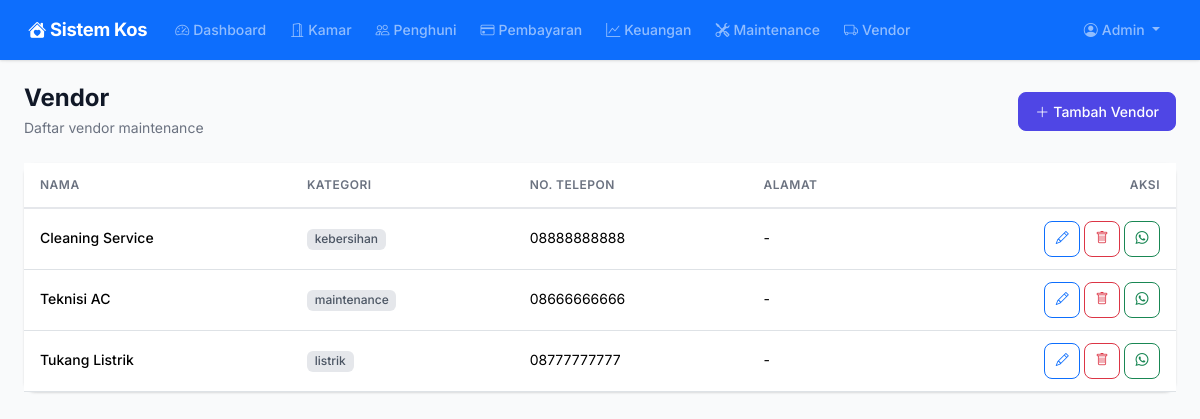
Page /maintenance/vendor (signed in) on the earlier database version.
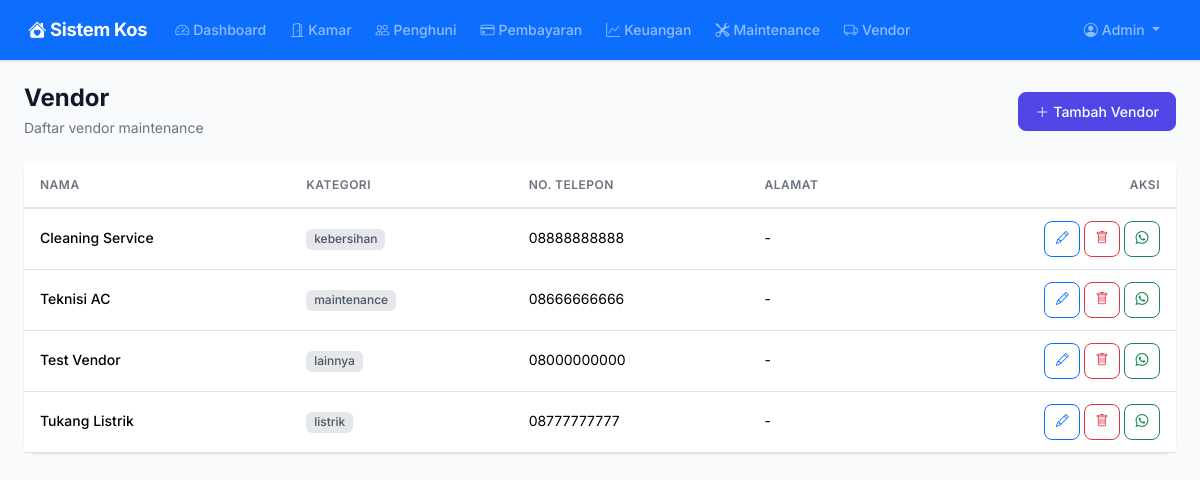
Same page on the later database version.
### models.py (models this page shows)
class Vendor(db.Model):
    __tablename__ = "vendors"
    id = db.Column(db.Integer, primary_key=True)
    nama = db.Column(db.String(150), nullable=False)
    no_telepon = db.Column(db.String(20))
    kategori = db.Column(db.String(50), default="lainnya")
    alamat = db.Column(db.Text)
    catatan = db.Column(db.Text)
    created_at = db.Column(db.DateTime, default=datetime.utcnow)
    maintenance_requests = db.relationship("MaintenanceRequest", backref="vendor", lazy="dynamic")

### routes/maintenance.py (the view)
@maintenance_bp.route("/vendor")
@login_required
def vendor_index():
    if current_user.role not in ("admin", "management"):
        flash("Akses ditolak.", "danger")
        return redirect(url_for("dashboard.index"))
    vendors = Vendor.query.order_by(Vendor.nama).all()
    return render_template("maintenance/vendor_index.html", vendors=vendors)

### app.py (called while the page is built)
def create_app():
    app = Flask(__name__)
    app.config.from_object("config.Config")
    db.init_app(app)
    login_manager.init_app(app)
    csrf.init_app(app)
    login_manager.login_view = "auth.login"
    login_manager.login_message = "Silakan login terlebih dahulu."
    from models import User
    @login_manager.user_loader
    def load_user(user_id):
        return User.query.get(int(user_id))
    @app.context_processor
    def inject_now():
        from datetime import datetime
        return {"now": datetime.now()}
    @app.context_processor
    def inject_utility():
        from datetime import date
        return {"date_today": date.today()}
    from routes import register_routes
    register_routes(app)
    with app.app_context():
        db.create_all()
    return app

### templates/maintenance/vendor_index.html (shortened to what this page needs)
{% extends "base.html" %}
{% block content %}
<div class="page-header d-flex flex-wrap justify-content-between align-items-center">
    <div>
        <h1>Vendor</h1>
        <p>Daftar vendor maintenance</p>
    </div>
    <a href="{{ url_for('maintenance.vendor_tambah') }}" class="btn btn-primary">
        <i class="bi bi-plus-lg me-1"></i>Tambah Vendor
    </a>
</div>
{% if vendors %}
<div class="card border-0">
    <div class="table-responsive">
        <table class="table table-hover">
            <thead>
                <tr>
                    <th>Nama</th>
                    <th>Kategori</th>
                    <th>No. Telepon</th>
                    <th>Alamat</th>
                    <th class="text-end">Aksi</th>
                </tr>
            </thead>
            <tbody>
                {% for v in vendors %}
                <tr>
                    <td class="fw-medium">{{ v.nama }}</td>
                    <td><span class="badge badge-secondary">{{ v.kategori }}</span></td>
                    <td>{{ v.no_telepon if v.no_telepon else '-' }}</td>
                    <td>{{ v.alamat|truncate(30) if v.alamat else '-' }}</td>
                    <td class="text-end">
                        <a href="{{ url_for('maintenance.vendor_edit', id=v.id) }}" class="btn btn-sm btn-outline-primary btn-icon" title="Edit">
                            <i class="bi bi-pencil"></i>
                        </a>
                        <form method="POST" action="{{ url_for('maintenance.vendor_hapus', id=v.id) }}" class="d-inline" onsubmit="return confirm('Yakin hapus vendor {{ v.nama }}?')">
                            <button type="submit" class="btn btn-sm btn-outline-danger btn-icon" title="Hapus">
                                <i class="bi bi-trash"></i>
                            </button>
                        </form>
                        {% if v.no_telepon %}
                        <a href="{{ url_for('maintenance.vendor_wa', id=v.id) }}" class="btn btn-sm btn-outline-success btn-icon" title="Hubungi WA" target="_blank">
                            <i class="bi bi-whatsapp"></i>
                        </a>
                        {% endif %}
                    </td>
                </tr>
                {% endfor %}
            </tbody>
        </table>
    </div>
</div>
{% endif %}
{% endblock %}

Differences in the rows shown:
added Vendor: nama "Test Vendor", kategori "lainnya", no_telepon "08000000000", alamat "-"
